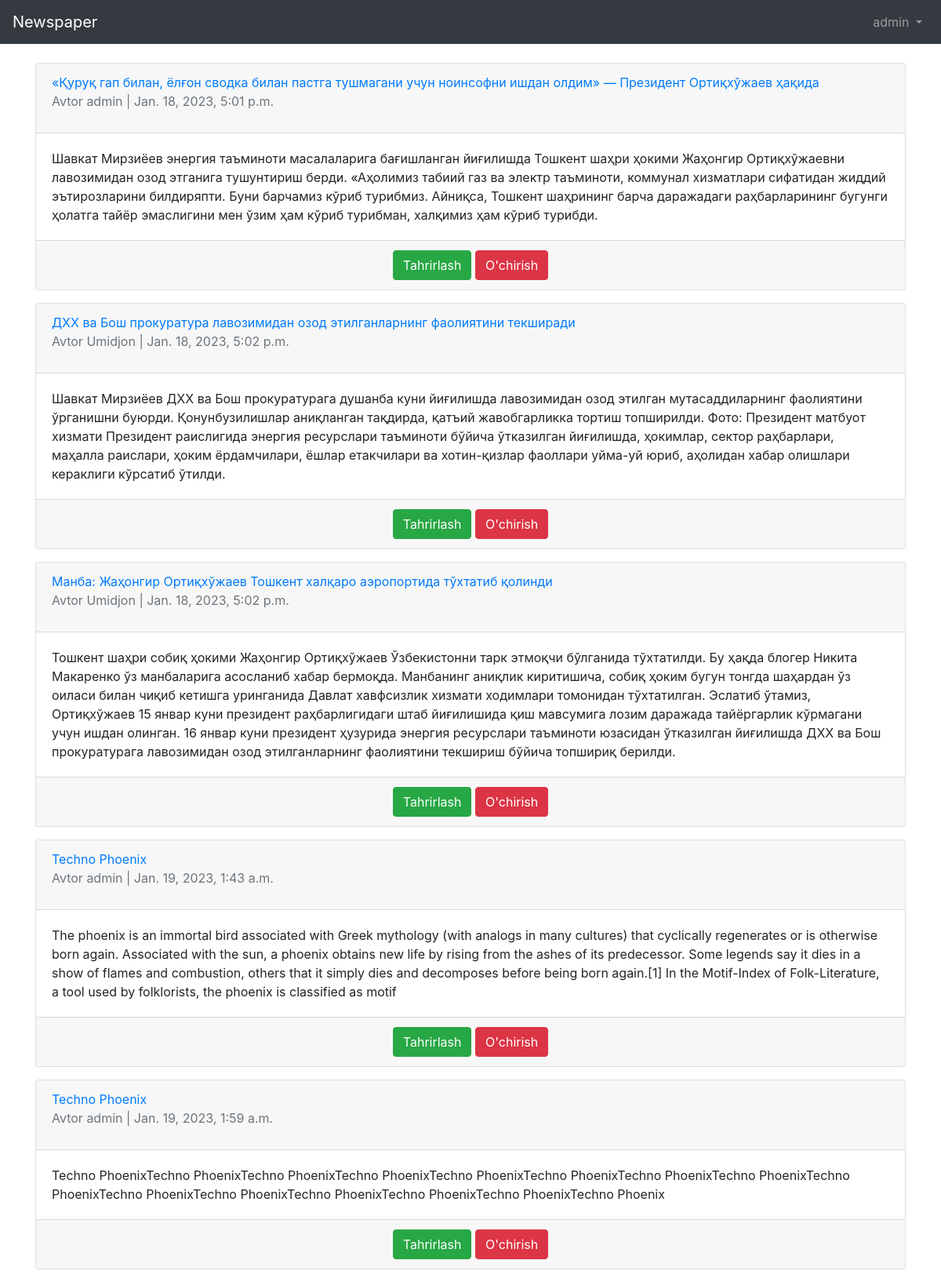
The page /articles/ (signed in) on the database its author committed.
### users/models.py (models this page shows)
class CustomUser(AbstractUser):
    age = models.PositiveIntegerField(null=True,blank=True)
    address =models.CharField(max_length=200)
    job = models.CharField(max_length=50)

### articles/models.py (models this page shows, shortened)
class Article(models.Model):
    title = models.CharField(max_length=255)
    body = models.TextField()
    photo = models.ImageField(upload_to='images/', blank=True)
    data = models.DateTimeField(auto_now_add=True)
    author = models.ForeignKey(
        get_user_model(),
        on_delete=models.CASCADE,
    )

### articles/views.py (the view)
# urls.py: path('', ArticleListView.as_view(), name='article_list'),
class ArticleListView(ListView):
    model = Article
    template_name = 'article_list.html'

### templates/article_list.html (shortened to what this page needs)
{% extends 'base.html' %}
{% block content %}
{% for article in object_list %}
<div class="card mb-3">
    <div class="card-header">
        <a href="{% url 'article_detail' article.pk %}">
        <span class="front-weight-bold">{{ article.title }}</span>
            </a>
        <p class="text-muted">Avtor {{ article.author }} | {{ article.data }}</p>
    </div>
    <div class="card-body">
        {{ article.body }}
    </div>
    <div class="card-footer text-center text-muted">
        <a href="{% url 'article_edit' article.pk %}"
           class="btn btn-success">Tahrirlash</a>
        <a href="{% url 'article_delete' article.pk %}"
           class="btn btn-danger">O'chirish</a>
    </div>
</div>
{% endfor %}
{% endblock content %}

### templates/base.html (shortened to what this page needs)
<!DOCTYPE html>
<html lang="en">
<head>
    <link rel="stylesheet" href="https://maxcdn.bootstrapcdn.com/bootstrap/4.0.0/css/bootstrap.min.css">
</head>
<body>
<nav class="navbar navbar-expand-md navbar-dark bg-dark mb-4">
<a class="navbar-brand" href="{% url 'home' %}">Newspaper</a>
<div class="collapse navbar-collapse" id="navbarCollapse">
{% if user.is_authenticated %}
<ul class="navbar-nav ml-auto">
<li class="nav-item">
<a class="nav-link dropdown-toggle" href="#" id="userMenu"
data-toggle="dropdown" aria-haspopup="true"
aria-expanded="false">
{{ user.username }}
</a>
</li>
</ul>
{% endif %}
</div>
</nav>
<div class="container">
{% block content %}
{% endblock content %}
</div>
</body>
</html>

### rows shown on the page
CustomUser: username "admin"
Article: title "«Қуруқ гап билан, ёлғон сводка билан пастга тушмагани учун ноинсофни ишдан олдим» — Президент Ортиқхўжаев ҳақида", author "admin", data "Jan. 18, 2023, 5:01 p.m.", body "Шавкат Мирзиёев энергия таъминоти масалаларига бағишланган йиғилишда Тошкент шаҳри ҳокими Жаҳонгир Ортиқхўжаевни лавозимидан озод этганига тушунтириш берди. «Аҳолимиз табиий газ ва электр таъминоти, коммунал хизматлари сифатидан жиддий эътирозларини билдиряпти. Буни барчамиз кўриб турибмиз. Айниқса, Тошкент шаҳрининг барча даражадаги раҳбарларининг бугунги ҳолатга тайёр эмаслигини мен ўзим ҳам кўриб турибман, халқимиз ҳам кўриб турибди."
Article: title "ДХХ ва Бош прокуратура лавозимидан озод этилганларнинг фаолиятини текширади", author "Umidjon", data "Jan. 18, 2023, 5:02 p.m.", body "Шавкат Мирзиёев ДХХ ва Бош прокуратурага душанба куни йиғилишда лавозимидан озод этилган мутасаддиларнинг фаолиятини ўрганишни буюрди. Қонунбузилишлар аниқланган тақдирда, қатъий жавобгарликка тортиш топширилди. Фото: Президент матбуот хизмати Президент раислигида энергия ресурслари таъминоти бўйича ўтказилган йиғилишда, ҳокимлар, сектор раҳбарлари, маҳалла раислари, ҳоким ёрдамчилари, ёшлар етакчилари ва хотин-қизлар фаоллари уйма-уй юриб, аҳолидан хабар олишлари кераклиги кўрсатиб ўтилди."
Article: title "Манба: Жаҳонгир Ортиқхўжаев Тошкент халқаро аэропортида тўхтатиб қолинди", author "Umidjon", data "Jan. 18, 2023, 5:02 p.m.", body "Тошкент шаҳри собиқ ҳокими Жаҳонгир Ортиқхўжаев Ўзбекистонни тарк этмоқчи бўлганида тўхтатилди. Бу ҳақда блогер Никита Макаренко ўз манбаларига асосланиб хабар бермоқда. Манбанинг аниқлик киритишича, собиқ ҳоким бугун тонгда шаҳардан ўз оиласи билан чиқиб кетишга уринганида Давлат хавфсизлик хизмати ходимлари томонидан тўхтатилган. Эслатиб ўтамиз, Ортиқхўжаев 15 январ куни президент раҳбарлигидаги штаб йиғилишида қиш мавсумига лозим даражада тайёргарлик кўрмагани учун ишдан олинган. 16 январ куни президент ҳузурида энергия ресурслари таъминоти юзасидан ўтказилган йиғилишда ДХХ ва Бош прокуратурага лавозимидан озод этилганларнинг фаолиятини текшириш бўйича топшириқ берилди."
Article: title "Techno Phoenix", author "admin", data "Jan. 19, 2023, 1:43 a.m.", body "The phoenix is an immortal bird associated with Greek mythology (with analogs in many cultures) that cyclically regenerates or is otherwise born again. Associated with the sun, a phoenix obtains new life by rising from the ashes of its predecessor. Some legends say it dies in a show of flames and combustion, others that it simply dies and decomposes before being born again.[1] In the Motif-Index of Folk-Literature, a tool used by folklorists, the phoenix is classified as motif"
Article: title "Techno Phoenix", author "admin", data "Jan. 19, 2023, 1:59 a.m.", body "Techno PhoenixTechno PhoenixTechno PhoenixTechno PhoenixTechno PhoenixTechno PhoenixTechno PhoenixTechno PhoenixTechno PhoenixTechno PhoenixTechno PhoenixTechno PhoenixTechno PhoenixTechno PhoenixTechno Phoenix"
